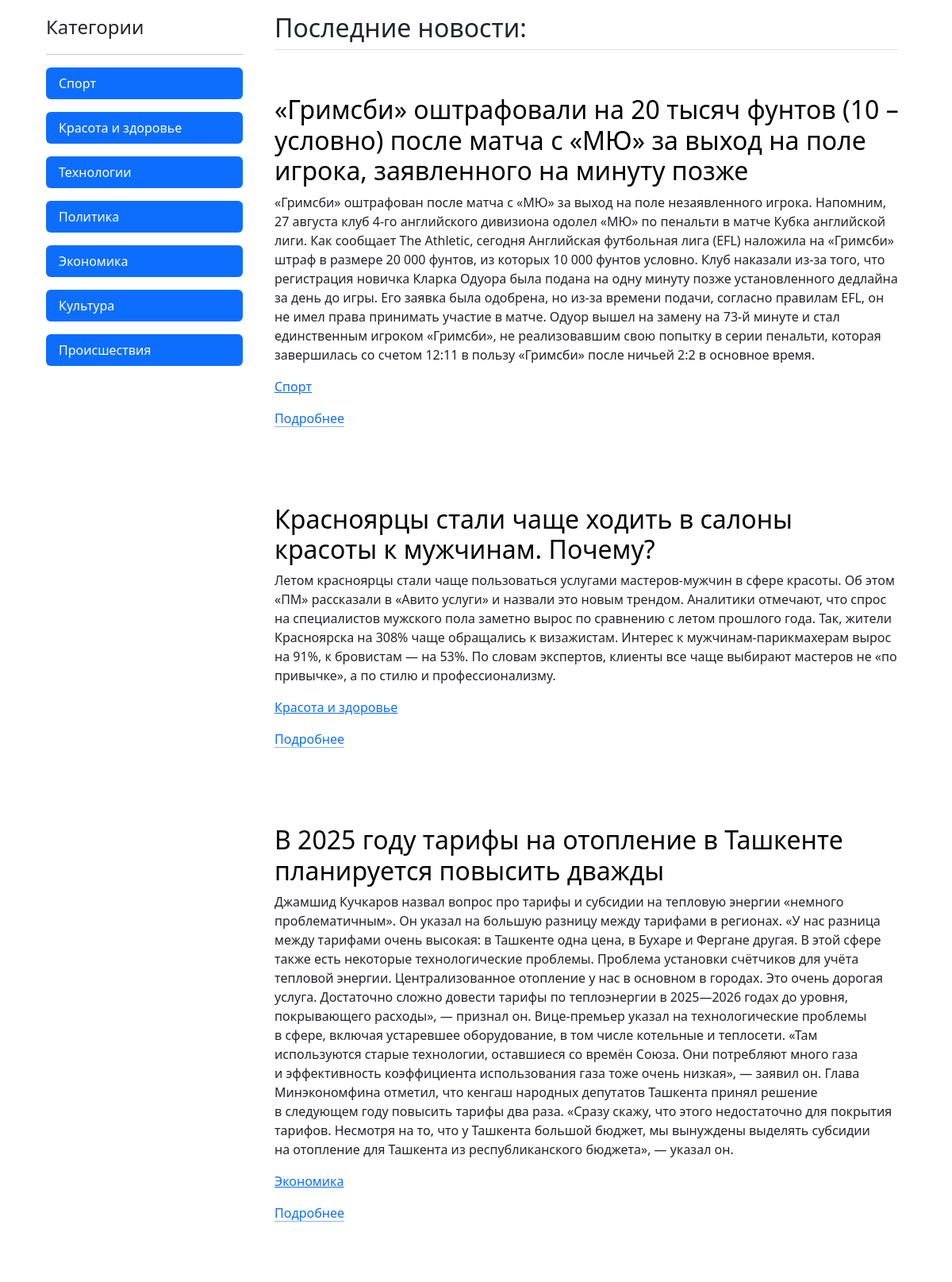
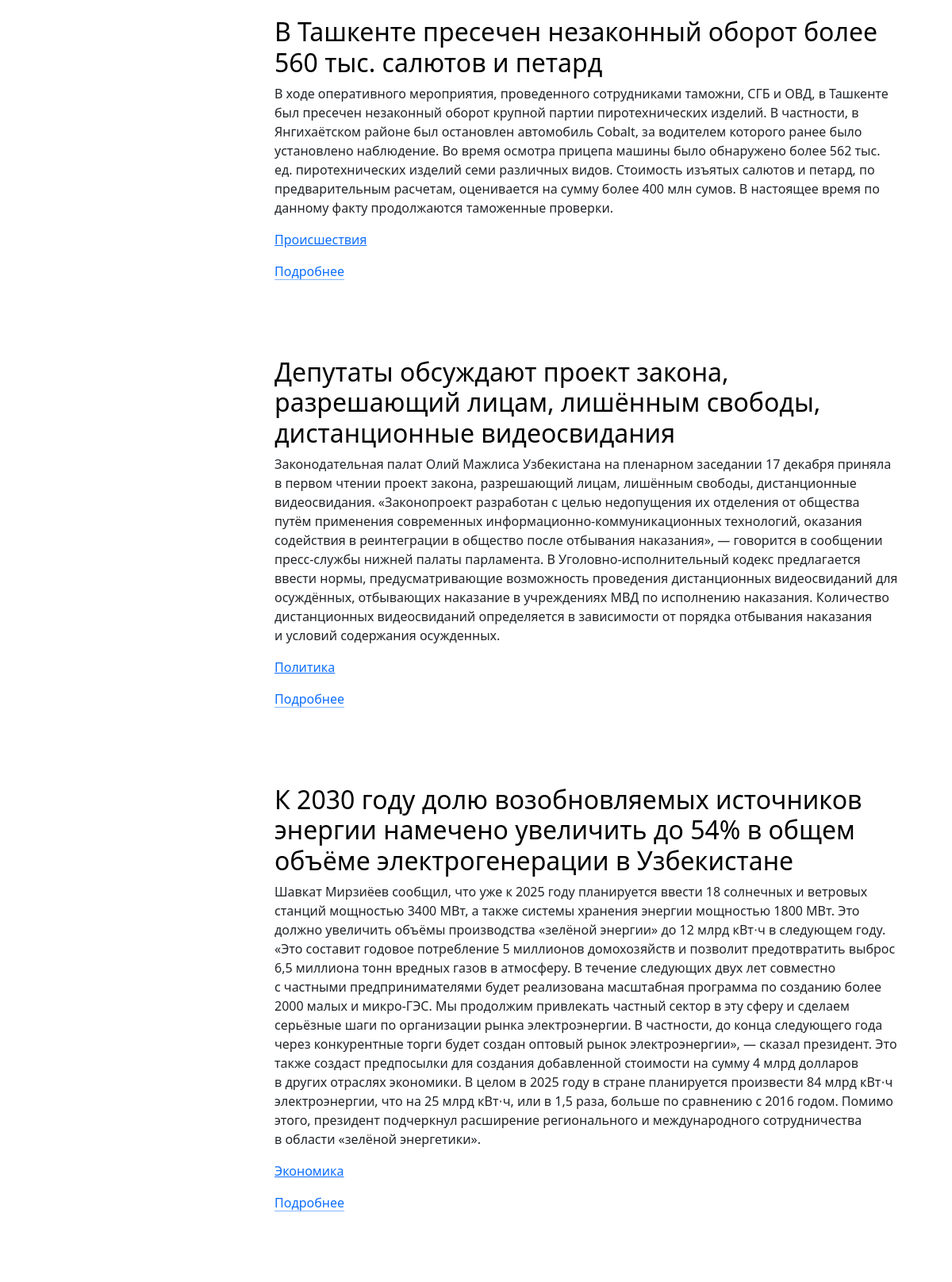
The page / (upper part) on the database its author committed (2 pictures, top to bottom).
### index/models.py (models this page shows)
class Category(models.Model):
    category_name = models.CharField(max_length=32)
    added_date = models.DateTimeField(auto_now_add=True)
    def __str__(self):
        return self.category_name
    class Meta:
        verbose_name_plural = 'Категория новостей'

class News(models.Model):
    news_header = models.CharField(max_length=128)
    news_text = models.TextField()
    news_category = models.ForeignKey(Category, on_delete=models.CASCADE)
    added_date = models.DateTimeField(auto_now_add=True)
    def __str__(self):
        return self.news_header
    class Meta:
        verbose_name_plural = 'Новость'

### index/views.py (the view)
# urls.py: path('', views.home_page),
def home_page (request):
    categories = Category.objects.all()
    news = News.objects.all()
    context = {
        'categories': categories,
        'news': news
    }
    return render(request, 'home.html', context)

### index/templates/home.html (shortened to what this page needs)
<!DOCTYPE html>
<html lang="ru">
<head>
    <link rel="stylesheet" href="https://cdn.jsdelivr.net/npm/bootstrap@5.3.3/dist/css/bootstrap.min.css">
</head>
<body>
    <div class="container d-flex 100">
    <div class="d-flex flex-column flex-shrink-0 p-3" style="width: 280px;">
        <span class="fs-4">Категории</span>
        <hr>
        <ul class="nav nav-pills flex-column mb-auto">
            {% for c in categories %}
            <li class="nav-item mb-3">
                <a href="/category/{{ c.id }}" class="nav-link active" aria-current="page">{{ c }}</a>
            </li>
            {% endfor %}
        </ul>
    </div>
    <div class="container px-4 py-3" id="featured-3">
    <h2 class="pb-2 border-bottom">Последние новости:</h2>
    {% for n in news %}
        <div class="row g-4 py-5 row-cols-1 row-cols-lg-1">
            <div class="feature col">
                <h3 class="fs-2 text-body-emphasis">{{ n }}</h3>
                <p>{{ n.news_text}}</p>
                <p><a href="/category/{{ c.id }}">{{ n.news_category}}</a></p>
                <a href="/news/{{ n.id }}" class="icon-link">Подробнее</a>
            </div>
        </div>
        {% endfor %}
    </div>
</body>
</html>

### rows shown on the page
Category: category_name "Спорт"
Category: category_name "Красота и здоровье"
Category: category_name "Технологии"
Category: category_name "Политика"
Category: category_name "Экономика"
Category: category_name "Культура"
Category: category_name "Происшествия"
News: news_header "«Гримсби» оштрафовали на 20 тысяч фунтов (10 – условно) после матча с «МЮ» за выход на поле игрока, заявленного на минуту позже", news_text "«Гримсби» оштрафован после матча с «МЮ» за выход на поле незаявленного игрока. Напомним, 27 августа клуб 4-го английского дивизиона одолел «МЮ» по пенальти в матче Кубка английской лиги. Как сообщает The Athletic, сегодня Английская футбольная лига (EFL) наложила на «Гримсби» штраф в размере 20 000 фунтов, из которых 10 000 фунтов условно. Клуб наказали из-за того, что регистрация новичка Кларка Одуора была подана на одну минуту позже установленного дедлайна за день до игры. Его заявка была одобрена, но из-за времени подачи, согласно правилам EFL, он не имел права принимать участие в матче. Одуор вышел на замену на 73-й минуте и стал единственным игроком «Гримсби», не реализовавшим свою…", news_category "Спорт"
News: news_header "Красноярцы стали чаще ходить в салоны красоты к мужчинам. Почему?", news_text "Летом красноярцы стали чаще пользоваться услугами мастеров-мужчин в сфере красоты. Об этом «ПМ» рассказали в «Авито услуги» и назвали это новым трендом. Аналитики отмечают, что спрос на специалистов мужского пола заметно вырос по сравнению с летом прошлого года. Так, жители Красноярска на 308% чаще обращались к визажистам. Интерес к мужчинам-парикмахерам вырос на 91%, к бровистам — на 53%. По словам экспертов, клиенты все чаще выбирают мастеров не «по привычке», а по стилю и профессионализму.", news_category "Красота и здоровье"
News: news_header "В 2025 году тарифы на отопление в Ташкенте планируется повысить дважды", news_text "Джамшид Кучкаров назвал вопрос про тарифы и субсидии на тепловую энергии «немного проблематичным». Он указал на большую разницу между тарифами в регионах. «У нас разница между тарифами очень высокая: в Ташкенте одна цена, в Бухаре и Фергане другая. В этой сфере также есть некоторые технологические проблемы. Проблема установки счётчиков для учёта тепловой энергии. Централизованное отопление у нас в основном в городах. Это очень дорогая услуга. Достаточно сложно довести тарифы по теплоэнергии в 2025—2026 годах до уровня, покрывающего расходы», — признал он. Вице-премьер указал на технологические проблемы в сфере, включая устаревшее оборудование, в том числе котельные и теплосети. «Там…", news_category "Экономика"
News: news_header "В Ташкенте пресечен незаконный оборот более 560 тыс. салютов и петард", news_text "В ходе оперативного мероприятия, проведенного сотрудниками таможни, СГБ и ОВД, в Ташкенте был пресечен незаконный оборот крупной партии пиротехнических изделий. В частности, в Янгихаётском районе был остановлен автомобиль Cobalt, за водителем которого ранее было установлено наблюдение. Во время осмотра прицепа машины было обнаружено более 562 тыс. ед. пиротехнических изделий семи различных видов. Стоимость изъятых салютов и петард, по предварительным расчетам, оценивается на сумму более 400 млн сумов. В настоящее время по данному факту продолжаются таможенные проверки.", news_category "Происшествия"
News: news_header "Депутаты обсуждают проект закона, разрешающий лицам, лишённым свободы, дистанционные видеосвидания", news_text "Законодательная палат Олий Мажлиса Узбекистана на пленарном заседании 17 декабря приняла в первом чтении проект закона, разрешающий лицам, лишённым свободы, дистанционные видеосвидания. «Законопроект разработан с целью недопущения их отделения от общества путём применения современных информационно-коммуникационных технологий, оказания содействия в реинтеграции в общество после отбывания наказания», — говорится в сообщении пресс-службы нижней палаты парламента. В Уголовно-исполнительный кодекс предлагается ввести нормы, предусматривающие возможность проведения дистанционных видеосвиданий для осуждённых, отбывающих наказание в учреждениях МВД по исполнению наказания. Количество дистанционных…", news_category "Политика"
News: news_header "К 2030 году долю возобновляемых источников энергии намечено увеличить до 54% в общем объёме электрогенерации в Узбекистане", news_text "Шавкат Мирзиёев сообщил, что уже к 2025 году планируется ввести 18 солнечных и ветровых станций мощностью 3400 МВт, а также системы хранения энергии мощностью 1800 МВт. Это должно увеличить объёмы производства «зелёной энергии» до 12 млрд кВт⋅ч в следующем году. «Это составит годовое потребление 5 миллионов домохозяйств и позволит предотвратить выброс 6,5 миллиона тонн вредных газов в атмосферу. В течение следующих двух лет совместно с частными предпринимателями будет реализована масштабная программа по созданию более 2000 малых и микро-ГЭС. Мы продолжим привлекать частный сектор в эту сферу и сделаем серьёзные шаги по организации рынка электроэнергии. В частности, до конца следующего года…", news_category "Экономика"
